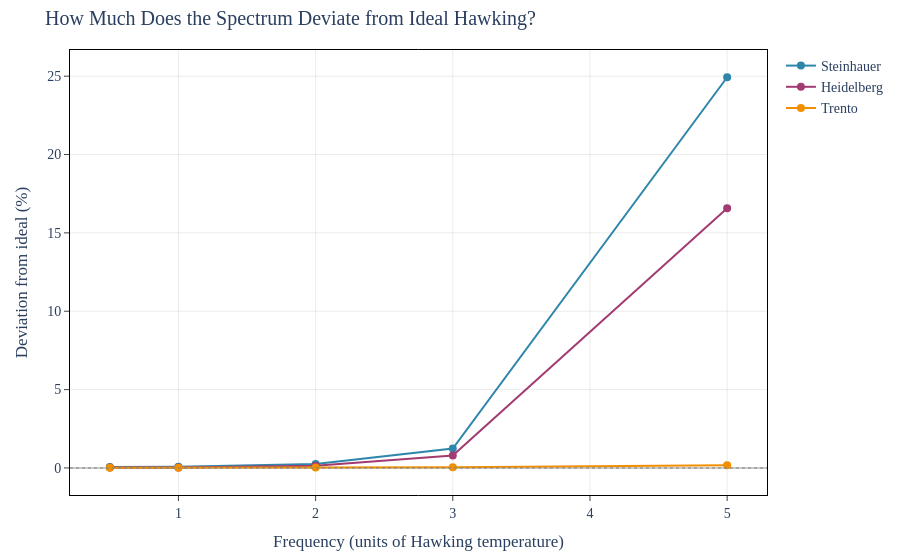

The cell this chart's notebook holds for it:
### Markdown cell above
## 2. How Big Are the Effects?

### Code cell
# viz-ref: fig_prediction_table_comparison

tables = {name: compute_prediction_table(p) for name, p in platforms.items()}

fig = go.Figure()

for name, table in tables.items():
    omegas = [p.omega_over_T_H for p in table.predictions]
    deviations = [p.fractional_deviation * 100 for p in table.predictions]

    fig.add_trace(
        go.Scatter(
            x=omegas,
            y=deviations,
            mode="lines+markers",
            name=name,
            line=dict(color=PLATFORM_COLORS[name], width=2),
            marker=dict(size=8),
        )
    )

fig.add_hline(y=0, line_dash="dot", line_color="grey", opacity=0.5)

apply_layout(
    fig,
    title="How Much Does the Spectrum Deviate from Ideal Hawking?",
    xaxis_title="Frequency (units of Hawking temperature)",
    yaxis_title="Deviation from ideal (%)",
)
fig.show()

### Figure 1 — Plotly figure (JSON) as saved in the notebook; plotly's stock layout.template omitted (floating-point values rounded to 4 significant figures)
{"data": [{"line": {"color": "#2E86AB", "width": 2}, "marker": {"size": 8}, "mode": "lines+markers", "name": "Steinhauer", "type": "scatter", "x": [0.5, 1, 2, 3, 5], "y": [0.05685, 0.07912, 0.2459, 1.242, 24.93]}, {"line": {"color": "#A23B72", "width": 2}, "marker": {"size": 8}, "mode": "lines+markers", "name": "Heidelberg", "type": "scatter", "x": [0.5, 1, 2, 3, 5], "y": [0.02505, 0.0357, 0.1394, 0.7952, 16.57]}, {"line": {"color": "#F18F01", "width": 2}, "marker": {"size": 8}, "mode": "lines+markers", "name": "Trento", "type": "scatter", "x": [0.5, 1, 2, 3, 5], "y": [0.01258, 0.01671, 0.02466, 0.03753, 0.1663]}], "layout": {"font": {"family": "CMU Serif, Computer Modern, Times New Roman, serif", "size": 14}, "margin": {"b": 60, "l": 70, "r": 30, "t": 50}, "paper_bgcolor": "white", "plot_bgcolor": "white", "shapes": [{"line": {"color": "grey", "dash": "dot"}, "opacity": 0.5, "type": "line", "x0": 0, "x1": 1, "xref": "x domain", "y0": 0, "y1": 0, "yref": "y"}], "title": {"text": "How Much Does the Spectrum Deviate from Ideal Hawking?"}, "xaxis": {"gridcolor": "rgba(0,0,0,0.08)", "linecolor": "black", "linewidth": 1, "mirror": true, "showgrid": true, "showline": true, "ticks": "outside", "title": {"text": "Frequency (units of Hawking temperature)"}, "zeroline": true, "zerolinecolor": "rgba(0,0,0,0.2)"}, "yaxis": {"gridcolor": "rgba(0,0,0,0.08)", "linecolor": "black", "linewidth": 1, "mirror": true, "showgrid": true, "showline": true, "ticks": "outside", "title": {"text": "Deviation from ideal (%)"}, "zeroline": true, "zerolinecolor": "rgba(0,0,0,0.2)"}}}
